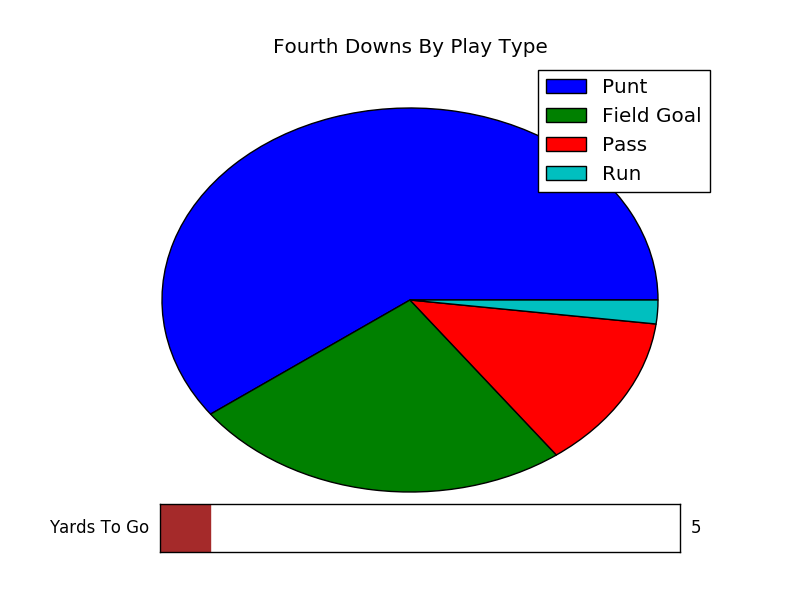

The Python source for this figure:

#  NFL Fourth Down Statistics
# 
#In this code, we will examine the play-by-play data from the 2015 NFL season,   
#focusing on the fourth down statistics.

import numpy as np # library for handling arrays
import pandas as pd #library for handling dataframes
import matplotlib.pyplot as plt #library for viewing graphs
from matplotlib.widgets import Slider #this method will allow us to add a slider to our graphs

#We first read in the 2015 NFL play-by-play data and grab: all fourth down plays
data = pd.read_csv('/home/matt/Downloads/nfl.csv')
fourth = data[data['down'] == 4]
fourth = fourth[fourth['PlayType'].isin(['Run', 'Pass', 'Punt', 'Field Goal'])]
yds = 1

#Initialize the plot
fig, ax = plt.subplots()
ax.pie(fourth['PlayType'].value_counts())
plt.legend(fourth['PlayType'].value_counts().index, loc = "best")
plt.title("Fourth Downs By Play Type")

#Draw the slider
axYTG = plt.axes([.2,.08, .65, .08], axisbg = 'white')
sYTG = Slider(axYTG, 'Yards To Go', 1, 40, valinit = 0, valfmt = '%0.0f', color = 'brown')

#This is the function that refreshes the plot with the new slider values
def update(val):
	yds = int(round(val))
	ax.clear()
	ax.pie(fourth[fourth['ydstogo'] == yds]['PlayType'].value_counts(dropna = False))
	ax.legend(fourth[fourth['ydstogo'] == yds]['PlayType'].value_counts().index)
	ax.set_title("Fourth Downs By Play Type")
	fig.canvas.draw()
sYTG.on_changed(update)
plt.show()
